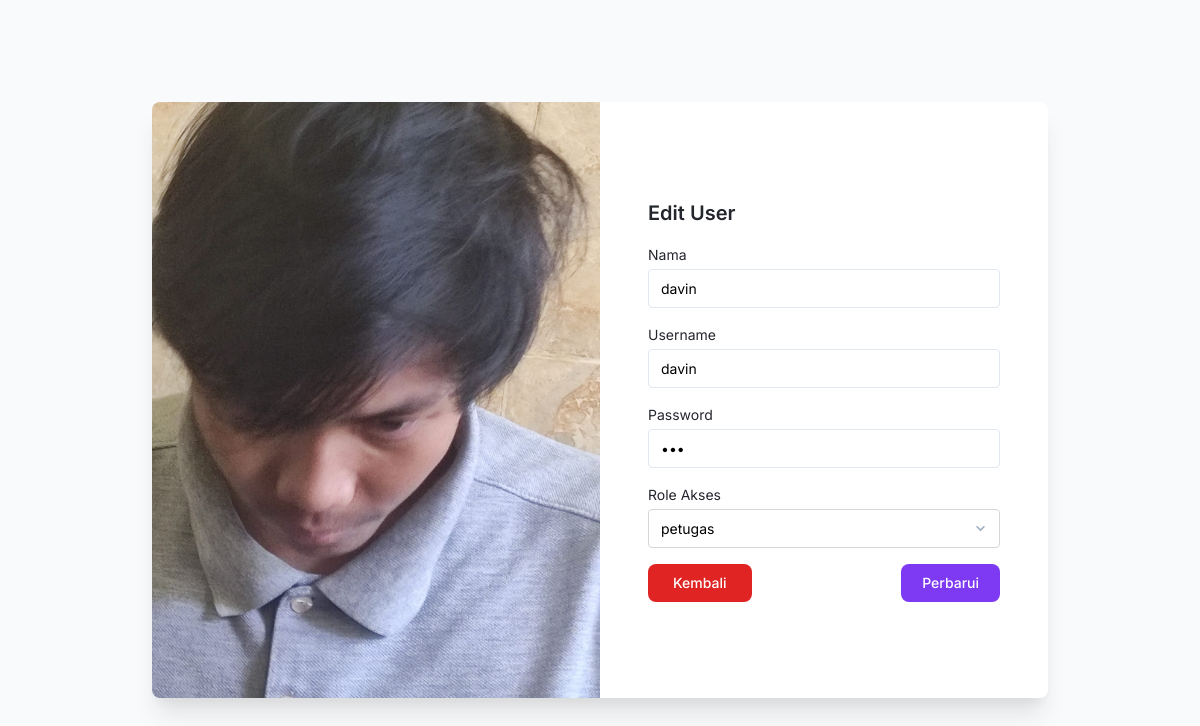
The page /pages/user_edit.php?id=31 on the database its author committed.
### tables this page shows
CREATE TABLE `user` (
  `id_user` int(11) NOT NULL,
  `nama` varchar(100) NOT NULL,
  `password` varchar(50) NOT NULL,
  `username` varchar(50) NOT NULL,
  `role_id` int(4) NOT NULL
);

CREATE TABLE `role` (
  `id_role` int(4) NOT NULL,
  `nama` varchar(50) NOT NULL
);

### pages/user_edit.php (the view, shortened to what this page needs)
<?php
include '../config.php';
$roleQuery = "SELECT * FROM role";
$role = mysqli_query($connect, $roleQuery);
$data = [];
if (isset($_GET['id'])) {
    $id = $_GET['id'];
    $dataQuery = "SELECT * FROM user WHERE id_user='$id'";
    $result = mysqli_query($connect, $dataQuery);
    if ($result) {
        $data = mysqli_fetch_assoc($result);
    }
}
?>
<!DOCTYPE html>
<html :class="{ 'theme-dark': dark }" x-data="data()" lang="en">
<head>
    <link rel="stylesheet" href="../assets/css/tailwind.output.css" />
</head>
<body class="flex items-center min-h-screen p-6 bg-gray-50 dark:bg-gray-900">
    <div class="flex-1 h-full max-w-4xl mx-auto overflow-hidden bg-white rounded-lg shadow-xl dark:bg-gray-800 border-4 border-purple-500">
        <div class="flex flex-col overflow-y-auto md:flex-row">
        <div class="h-32 md:h-auto md:w-1/2">
            <img
              aria-hidden="true"
              class="object-cover w-full h-full dark:hidden"
              src="../assets/img/wafiq.jpg"
              alt="wafiq"
            />
          </div>
            <div class="flex items-center justify-center p-6 sm:p-12 md:w-1/2">
                <div class="w-full">
                    <h1 class="mb-4 text-xl font-semibold text-gray-700 dark:text-gray-200">Edit User</h1>
                    <form method="post">
                        <label class="block text-sm">
                            <span class="text-gray-700 dark:text-gray-400">Nama</span>
                            <input type="text" name="nama" class="block w-full mt-1 text-sm dark:border-gray-600 dark:bg-gray-700 focus:border-purple-400 focus:outline-none focus:shadow-outline-purple dark:text-gray-300 dark:focus:shadow-outline-gray form-input" placeholder="Nama User" value="<?= isset($data['nama']) ? $data['nama'] : '' ?>">
                        </label>
                        <label class="block mt-4 text-sm">
                            <span class="text-gray-700 dark:text-gray-400">Username</span>
                            <input type="text" name="username" class="block w-full mt-1 text-sm dark:border-gray-600 dark:bg-gray-700 focus:border-purple-400 focus:outline-none focus:shadow-outline-purple dark:text-gray-300 dark:focus:shadow-outline-gray form-input" placeholder="Username" value="<?= isset($data['username']) ? $data['username'] : '' ?>">
                        </label>
                        <label class="block mt-4 text-sm">
                            <span class="text-gray-700 dark:text-gray-400">Password</span>
                            <input type="password" name="password" class="block w-full mt-1 text-sm dark:border-gray-600 dark:bg-gray-700 focus:border-purple-400 focus:outline-none focus:shadow-outline-purple dark:text-gray-300 dark:focus:shadow-outline-gray form-input" placeholder="Password" value="<?= isset($data['password']) ? $data['password'] : '' ?>">
                        </label>
                        <label class="block mt-4 text-sm">
                            <span class="text-gray-700 dark:text-gray-400">Role Akses</span>
                            <select class="block w-full mt-1 text-sm form-select border-gray-300 focus:border-purple-400 focus:outline-none focus:shadow-outline-purple dark:border-gray-600 dark:bg-gray-700 dark:text-gray-300 dark:focus:shadow-outline-gray py-2" name="role_id">
                                <?php while($row = mysqli_fetch_array($role)) { ?>
                                    <option value="<?=$row['id_role']?>" <?= isset($data['role_id']) && $row['id_role'] == $data['role_id'] ? 'selected' : '' ?>><?=$row['nama']?></option>
                                <?php } ?>
                            </select>
                        </label>
                        <div class="flex justify-between mt-4">
                            <a class="block w-1/2 px-6 py-2 text-sm font-medium leading-5 text-center text-white transition-colors duration-150 bg-red-600 border border-transparent rounded-lg active:bg-red-600 hover:bg-red-700 focus:outline-none focus:shadow-outline-red mr-2" href="../user.php">
                                Kembali
                            </a>
                            <button type="submit" name="update" class="block w-1/2 px-5 py-2 text-sm font-medium leading-5 text-center text-white transition-colors duration-150 bg-purple-600 border border-transparent rounded-lg active:bg-purple-600 hover:bg-purple-700 focus:outline-none focus:shadow-outline-purple ml-2">
                                Perbarui
                            </button>
                        </div>
                    </form>
                </div>
            </div>
        </div>
    </div>
</body>
</html>

### rows shown on the page
user: nama "davin", username "davin", role_id "petugas"
